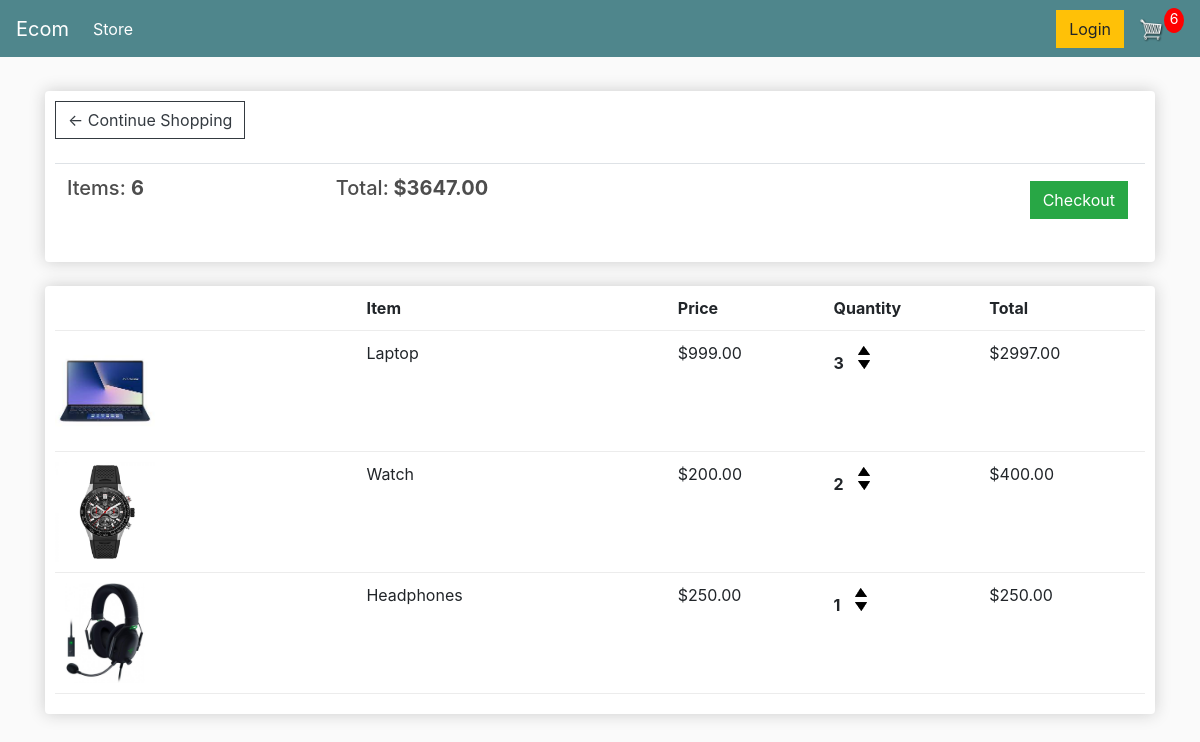
The page /cart/ (signed in) on the database as committed earlier.
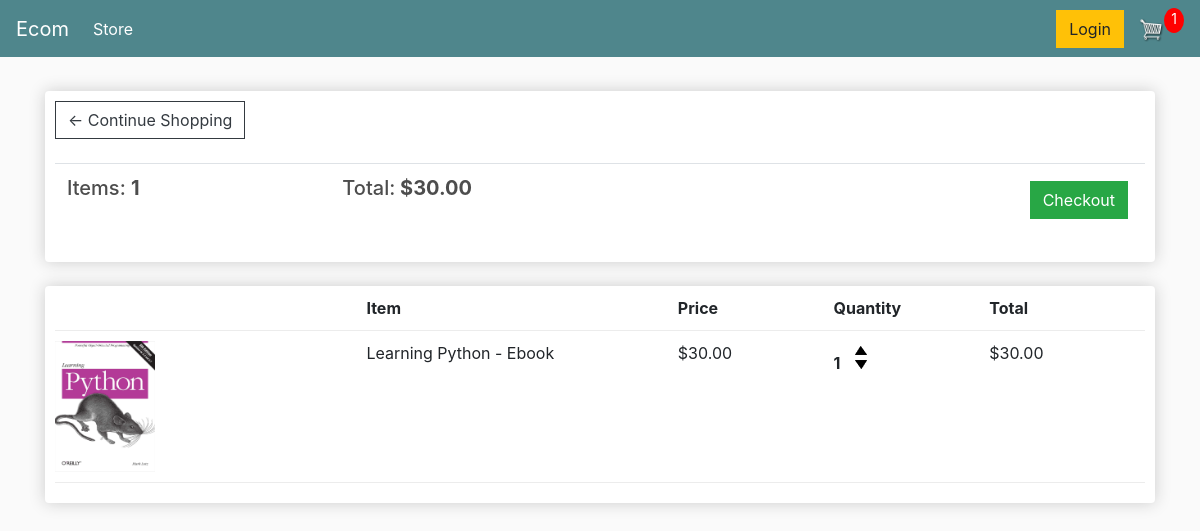
The same page on the database as committed later.
### store/models.py (models this page shows, shortened)
class Order(models.Model):
	customer = models.ForeignKey(Customer, on_delete=models.SET_NULL, null=True, blank=True)
	date_ordered = models.DateTimeField(auto_now_add=True)
	complete = models.BooleanField(default=False)
	transaction_id = models.CharField(max_length=100, null=True)
	@property
	def get_cart_total(self):
		orderitems = self.orderitem_set.all()
		total = sum([item.get_total for item in orderitems])
		return total
	@property
	def get_cart_items(self):
		orderitems = self.orderitem_set.all()
		total = sum([item.quantity for item in orderitems])
		return total

class OrderItem(models.Model):
	product = models.ForeignKey(Product, on_delete=models.SET_NULL, null=True)
	order = models.ForeignKey(Order, on_delete=models.SET_NULL, null=True)
	quantity = models.IntegerField(default=0, null=True, blank=True)
	date_added = models.DateTimeField(auto_now_add=True)
	@property
	def get_total(self):
		total = self.product.price * self.quantity
		return total

class Product(models.Model):
	name = models.CharField(max_length=200)
	price = models.FloatField()
	digital = models.BooleanField(default=False,null=True, blank=True)
	image = models.ImageField(null=True, blank=True)
	@property
	def imageURL(self):
		try:
			url = self.image.url
		except:
			url = ''
		return url

### store/views.py (the view)
# urls.py: path('cart/', views.cart, name= "cart"),
def cart(request):
	data = cartData(request)
	cartItems = data['cartItems']
	order = data['order']
	items = data['items']
	context = {'items':items, 'order':order, 'cartItems':cartItems}
	return render(request, 'store/cart.html', context)

### store/utils.py (called while the page is built)
def cartData(request):
	if request.user.is_authenticated:
		customer = request.user.customer
		order, created = Order.objects.get_or_create(customer=customer, complete=False)
		items = order.orderitem_set.all()
		cartItems = order.get_cart_items
	else:
		cookieData = cookieCart(request)
		cartItems = cookieData['cartItems']
		order = cookieData['order']
		items = cookieData['items']
	return {'cartItems':cartItems ,'order':order, 'items':items}

### store/templates/store/cart.html
 {% extends 'store/main.html' %} {% load static %} {% block content %}
<div class="row">
    <div class="col-lg-12">
        <div class="box-element">
            <a class="btn btn-outline-dark" href="{% url 'store' %}">&#x2190; Continue Shopping</a>
            <br>
            <br>
            <table class="table">
                <tr>
                    <th>
                        <h5>Items: <strong>{{order.get_cart_items}}</strong></h5>
                    </th>
                    <th>
                        <h5>Total:<strong> ${{order.get_cart_total|floatformat:2}}</strong></h5>
                    </th>
                    <th>
                        <a style="float:right; margin:5px;" class="btn btn-success" href="{% url 'checkout' %}">Checkout</a>
                    </th>
                </tr>
            </table>
        </div>
        <br>
        <div class="box-element">
            <div class="cart-row">
                <div style="flex:2"></div>
                <div style="flex:2"><strong>Item</strong></div>
                <div style="flex:1"><strong>Price</strong></div>
                <div style="flex:1"><strong>Quantity</strong></div>
                <div style="flex:1"><strong>Total</strong></div>
            </div>
            {% for item in items %}
            <div class="cart-row">
                <div style="flex:2"><img class="row-image" src="{{item.product.imageURL}}"></div>
                <div style="flex:2">
                    <p>{{item.product.name}}</p>
                </div>
                <div style="flex:1">
                    <p>${{item.product.price|floatformat:2}}</p>
                </div>
                <div style="flex:1">
                    <p class="quantity">{{item.quantity}}</p>
                    <div class="quantity">
                        <img data-product="{{item.product.id}}" data-action="add" class="chg-quantity update-cart" src="{% static  'images/arrow-up.png' %}">
                        <img data-product="{{item.product.id}}" data-action="remove" class="chg-quantity update-cart" src="{% static  'images/arrow-down.png' %}">
                    </div>
                </div>
                <div style="flex:1">
                    <p>${{item.get_total|floatformat:2}}</p>
                </div>
            </div>
            {% endfor %}
        </div>
    </div>
</div>
{% endblock content %}

### store/templates/store/main.html (shortened to what this page needs)
<!DOCTYPE html> {% load static %}
<html>
<head>
    <link rel="stylesheet" href="https://stackpath.bootstrapcdn.com/bootstrap/4.4.1/css/bootstrap.min.css">
    <link rel="stylesheet" type="text/css" href="{% static 'css/main.css' %}">
</head>
<body>
    <nav class="navbar navbar-expand-lg navbar-dark bg-dark">
        <a class="navbar-brand" href="{% url 'store' %}">Ecom</a>
        <div class="collapse navbar-collapse" id="navbarSupportedContent">
            <ul class="navbar-nav mr-auto">
                <li class="nav-item active">
                    <a class="nav-link" href="{% url 'store' %}">Store <span class="sr-only">(current)</span></a>
                </li>
            </ul>
            <div class="form-inline my-2 my-lg-0">
                <a href="#" class="btn btn-warning">Login</a>
                <a href="{% url 'cart' %}">
                    <img id="cart-icon" src="{% static 'images/cart.png' %}">
                </a>
                <p id="cart-total">{{cartItems}}</p>
            </div>
        </div>
    </nav>
    <div class="container">
        <br> {% block content %} {% endblock content %}
    </div>
</body>
</html>

### static/css/main.css (style rules this page uses)
body { background-color: hsl(0, 0%, 98%); }
h1, h2, h3, h4, h5, h6 { color: hsl(0, 0%, 30%); }
.box-element { box-shadow: hsl(0, 0%, 80%) 0 0 16px; background-color: #fff; border-radius: 4px; padding: 10px; }
.bg-dark { background-color: #4f868c!important; }
#cart-icon { width: 25px; display: inline-block; margin-left: 15px; }
#cart-total { display: block; text-align: center; color: #fff; background-color: red; width: 20px; height: 25px; border-radius: 50%; font-size: 14px; }
.col-lg-4, .col-lg-6, .col-lg-8, .col-lg-12 { margin-top: 10px; }
.btn { border-radius: 0; }
.row-image { width: 100px; }
.cart-row { display: flex; align-items: flex-stretch; padding-bottom: 10px; margin-bottom: 10px; border-bottom: 1px solid #ececec; }
.quantity { display: inline-block; font-weight: 700; padding-right: 10px; }
.chg-quantity { width: 12px; cursor: pointer; display: block; margin-top: 5px; transition: .1s; }

Rows that differ between the two databases and show on the page:
removed OrderItem: product.imageURL (picture), product.name "Laptop", product.price "999.00", quantity "3", get_total "2997.00"
removed OrderItem: product.imageURL (picture), product.name "Watch", product.price "200.00", quantity "2", get_total "400.00"
removed OrderItem: product.imageURL (picture), product.name "Headphones", product.price "250.00", quantity "1", get_total "250.00"
computed for Order: get_cart_items "6" → "1"; get_cart_total "3647.00" → "30.00"
added OrderItem: product.imageURL (picture), product.name "Learning Python - Ebook", product.price "30.00", quantity "1", get_total "30.00"
Other text that changed with them:
{{ cartItems }}: "6" → "1"
